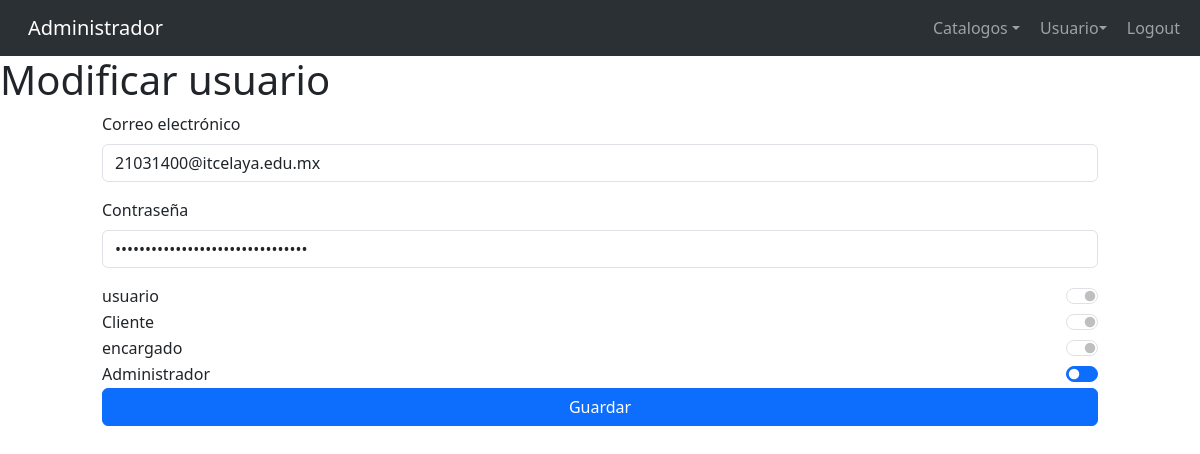
Screenshot of /config/admin/usuario.php?accion=actualizar&id=4 (signed in) with the database file from the repository.
### tables this page shows
CREATE TABLE `usuario` (
  `id_usuario` int(11) NOT NULL,
  `correo` varchar(100) DEFAULT NULL,
  `contrasena` varchar(255) DEFAULT NULL
);

CREATE TABLE `rol` (
  `id_rol` int(11) NOT NULL,
  `rol` varchar(30) NOT NULL
);

### config/sistema.class.php (called while the page is built, shortened)
<?php
class sistema {
    function conexion() {
        try {
            $this->con = new PDO(SGBD.':host='.DBHOST.';dbname='.DBNAME.';port='.DBPORT, DBUSER, DBPASS);
            return $this->con;
        } catch (PDOException $e) {
            echo "Error en la conexión: " . $e->getMessage();
        }
    }
}
?>

### config/admin/usuario.class.php (called while the page is built, shortened)
<?php
 require_once ('../sistema.class.php');
 class usuario extends sistema {
    function readOne ($id){
        $consulta = 'SELECT * FROM usuario where id_usuario=:id_usuario;';
        $sql = $this->con->prepare($consulta);
        $sql->bindParam(":id_usuario",$id,PDO::PARAM_INT);
        $sql -> execute();
        $result = $sql->fetch(PDO::FETCH_ASSOC);
        return $result;
    }
    function readAllRoles($id){
        $sql ='select distinct r.id_rol from usuario u inner join usuario_rol ur on u.id_usuario=ur.id_usuario inner join rol r on ur.id_rol = r.id_rol where u.id_usuario = :id_usuario;';
        $consulta = $this->con->prepare ($sql);
        $consulta->bindParam(":id_usuario",$id,PDO::PARAM_INT);
        $consulta -> execute();
        $roles = $consulta -> fetchALL(PDO::FETCH_ASSOC);
        $data = [];
        foreach ($roles as $rol) {
          array_push($data, $rol['id_rol']);
        }
        return $data;
    }
 }
?>

### config/admin/rol.class.php (called while the page is built, shortened)
<?php
 require_once ('../sistema.class.php');
 class rol extends sistema {
    function readAll (){
        $consulta ='select * from rol';
        $sql = $this->con->prepare ($consulta);
        $sql -> execute();
        $result = $sql -> fetchALL(PDO::FETCH_ASSOC);
        return $result;
    }
 }
?>

### config/admin/views/usuario/crear.php (the view)
<?php require('views/header/headerAdministrador.php'); ?>
    <h1><?php if($accion=="crear"):echo('Nuevo');else: echo ('Modificar');endif; ?> usuario</h1>
<div class="row">
    <div class="col-md-1"></div>
    <div class="col-md-10">
        <form method="post" action="usuario.php?accion=<?php if($accion=="crear"):echo('nuevo');else:echo('modificar&id='.$id);endif;?>">
        <div class="mb-3">
            <label for="correo" class="form-label">Correo electrónico</label>
            <input class="form-control" type="text" name="data[correo]" placeholder="Escribe aquí el correo electrónico" value="<?php if(isset($usuario["correo"])):echo($usuario['correo']);endif;?>" id="correo"/>
        </div>
        <div class="mb-3">
            <label for="contrasena" class="form-label">Contraseña</label>
            <input class="form-control" id="contrasena" type="password" name="data[contrasena]" placeholder="Escribe aquí la contraseña" value="<?php if(isset($usuario["contrasena"])):echo($usuario['contrasena']);endif;?>"/>
        </div>
        <?php foreach($roles as $rol): ?>
          <div>
            <div class="form-check form-switch">
              <input class="form-check-input" type="checkbox" <?php $checked = ''; if(in_array($rol['id_rol'], $misRoles)): $checked = 'checked'; endif; echo($checked); ?> role="switch" id="flexSwitchCheckChecked" name="rol[<?php echo($rol['id_rol']);?>]">
              <label class="form-check-label" for="flexSwitchCheckChecked"><?php echo($rol['rol']);?></label>
            </div>
          </div>
        <?php endforeach;?>
        <input type="submit" value="Guardar" name="data[enviar]" class="btn btn-primary w-100">
        </form>
    </div>
    <div class="col-md-1"></div>
</div>
<?php require('views/footer.php'); ?>

### rows the page displays
usuario: correo "21031400@itcelaya.edu.mx"
rol: rol "usuario"
rol: rol "Cliente"
rol: rol "encargado"
rol: rol "Administrador"
